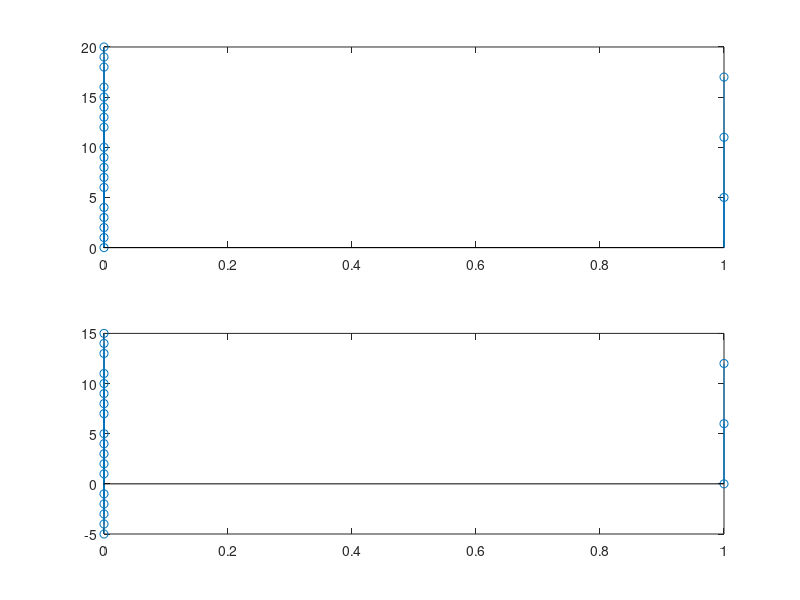
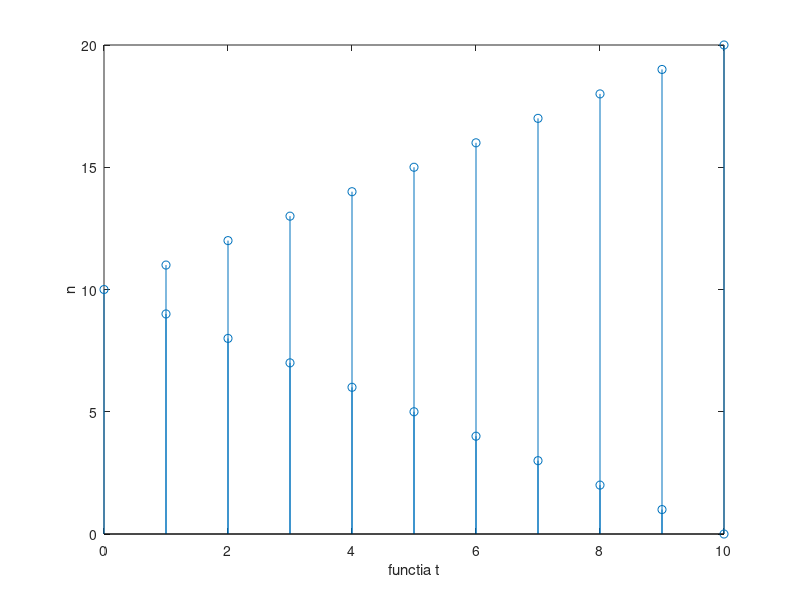
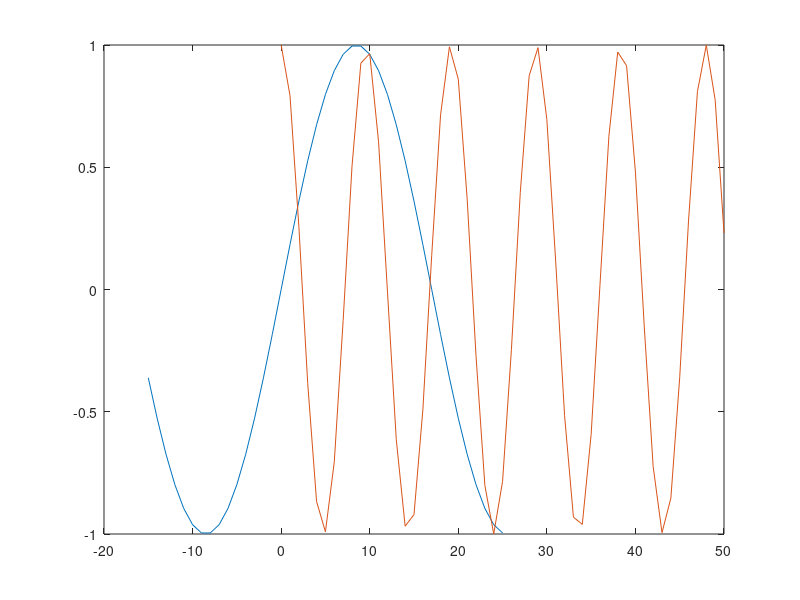
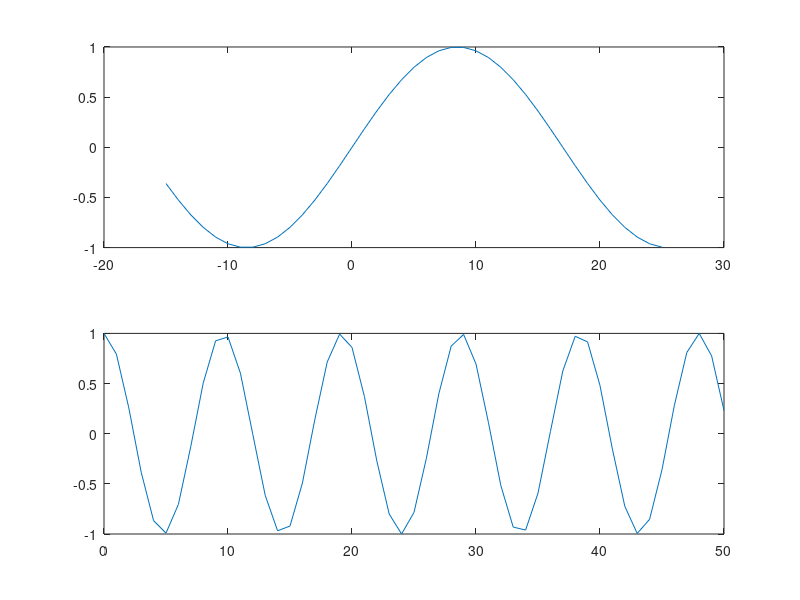

MATLAB code for these plots, in order:

%a)
%realizam o matrice de 1 * 21 cu toate valorile 0
z = zeros(1, 21); 
z(6 : 6 : 21) = 1; %elementele 6, 12, 18 se vor inlocui cu 1
n = 0 : 20; % realizam un vector de la 0 la 20 folosind pasul 1;
m = -5 : 15;	%realizam un vector de la -5 la 15 folosind pasul 1;
t = abs(10 - n);	%realizam un nou vector simetric (cu mijlocul 0)
figure(1) %realizam fereastra 1 cu numita figure(1)

subplot(2, 1, 1), stem(z, n); %vom afisa primul grafic si vom reprezenta spectrele
subplot(2, 1, 2), stem(z, m); %vom afisa graficul 2 si reprezentam spectrele

%realizam fereastra 2 cu denumirea figure(2)
figure(2)
%b)
stem(t, n); %vom afisa spectrele in fereastra 2
xlabel('functia t')	%denumim axa X
ylabel('n')	%denumim axa Y

%c)
%realizam fereastra 3 cu denumirea figure(3)
figure(3)

q = -15 : 25;
x1 = sin((pi / 17) * q); %se va realiza un semnal sinusoidal
tt = 0 : 50;
x2 = cos((pi / sqrt(23)) * tt); %se realizeaza un semnal cosinusoidal
plot(q, x1, tt, x2) %se vor afisa cele 2 semnale, x1 in functie de 1 si x2 in functie de tt

%realizam fereastra 4 cu denumirea figure(4)
figure(4)
subplot(2, 1, 1), plot(q, x1); %se afiseaza  primul grafic si reprezentam spectrele
subplot(2, 1, 2), plot(tt, x2); %se afiseaza  graficul 2 si reprezentam spectrele

%vom realiza fereastra 5 numita figure(5)
figure(5)
subplot(2, 1, 1), stem(q, x1); %se afiseaza  primul grafic si reprezentam spectrele
subplot(2, 1, 2), stem(tt, x2); %se afiseaza  graficul 2 si reprezentam spectrele
